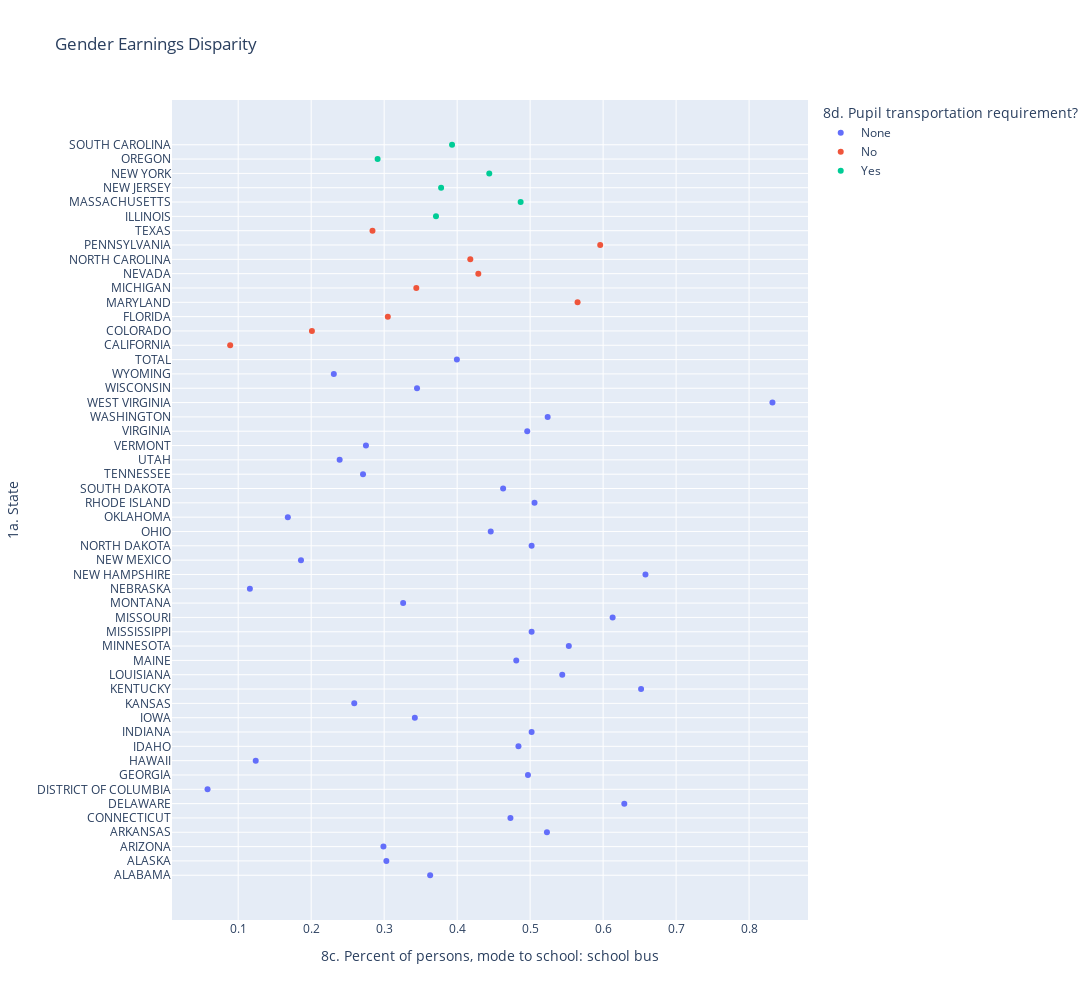

Notebook source saved alongside this figure:
### Code cell
# Use column names of df for the different parameters x, y, color, ...
fig = px.scatter(state_df, x="8c. Percent of persons, mode to school: school bus", y="1a. State", color="8d. Pupil transportation requirement?",
                 title="Gender Earnings Disparity",
                 labels={"salary":"Annual Salary (in thousands)"} # customize axis label
                )
fig.update_layout( height=1000, width=1500)

fig.show()

### Figure 1 — Plotly figure (JSON) as saved in the notebook; plotly's stock layout.template omitted (floating-point values rounded to 4 significant figures)
{"data": [{"hovertemplate": "8d. Pupil transportation requirement?=None<br>8c. Percent of persons, mode to school: school bus=%{x}<br>1a. State=%{y}<extra></extra>", "legendgroup": "None", "marker": {"color": "#636efa", "symbol": "circle"}, "mode": "markers", "name": "None", "orientation": "h", "showlegend": true, "type": "scatter", "x": [0.363, 0.303, 0.299, 0.523, 0.473, 0.629, 0.058, 0.497, 0.124, 0.484, 0.502, 0.342, 0.259, 0.652, 0.544, 0.481, 0.553, 0.502, 0.613, 0.326, 0.116, 0.658, 0.186, 0.502, 0.446, 0.168, 0.506, 0.463, 0.271, 0.239, 0.275, 0.496, 0.524, 0.832, 0.345, 0.231, 0.3996], "xaxis": "x", "y": ["ALABAMA", "ALASKA", "ARIZONA", "ARKANSAS", "CONNECTICUT", "DELAWARE", "DISTRICT OF COLUMBIA", "GEORGIA", "HAWAII", "IDAHO", "INDIANA", "IOWA", "KANSAS", "KENTUCKY", "LOUISIANA", "MAINE", "MINNESOTA", "MISSISSIPPI", "MISSOURI", "MONTANA", "NEBRASKA", "NEW HAMPSHIRE", "NEW MEXICO", "NORTH DAKOTA", "OHIO", "OKLAHOMA", "RHODE ISLAND", "SOUTH DAKOTA", "TENNESSEE", "UTAH", "VERMONT", "VIRGINIA", "WASHINGTON", "WEST VIRGINIA", "WISCONSIN", "WYOMING", "TOTAL"], "yaxis": "y"}, {"hovertemplate": "8d. Pupil transportation requirement?=No<br>8c. Percent of persons, mode to school: school bus=%{x}<br>1a. State=%{y}<extra></extra>", "legendgroup": "No", "marker": {"color": "#EF553B", "symbol": "circle"}, "mode": "markers", "name": "No", "orientation": "h", "showlegend": true, "type": "scatter", "x": [0.089, 0.201, 0.305, 0.565, 0.344, 0.429, 0.418, 0.596, 0.284], "xaxis": "x", "y": ["CALIFORNIA", "COLORADO", "FLORIDA", "MARYLAND", "MICHIGAN", "NEVADA", "NORTH CAROLINA", "PENNSYLVANIA", "TEXAS"], "yaxis": "y"}, {"hovertemplate": "8d. Pupil transportation requirement?=Yes<br>8c. Percent of persons, mode to school: school bus=%{x}<br>1a. State=%{y}<extra></extra>", "legendgroup": "Yes", "marker": {"color": "#00cc96", "symbol": "circle"}, "mode": "markers", "name": "Yes", "orientation": "h", "showlegend": true, "type": "scatter", "x": [0.371, 0.487, 0.378, 0.444, 0.291, 0.393], "xaxis": "x", "y": ["ILLINOIS", "MASSACHUSETTS", "NEW JERSEY", "NEW YORK", "OREGON", "SOUTH CAROLINA"], "yaxis": "y"}], "layout": {"height": 1000, "legend": {"title": {"text": "8d. Pupil transportation requirement?"}, "tracegroupgap": 0}, "title": {"text": "Gender Earnings Disparity"}, "width": 1500, "xaxis": {"anchor": "y", "domain": [0, 1], "title": {"text": "8c. Percent of persons, mode to school: school bus"}}, "yaxis": {"anchor": "x", "domain": [0, 1], "title": {"text": "1a. State"}}}}
